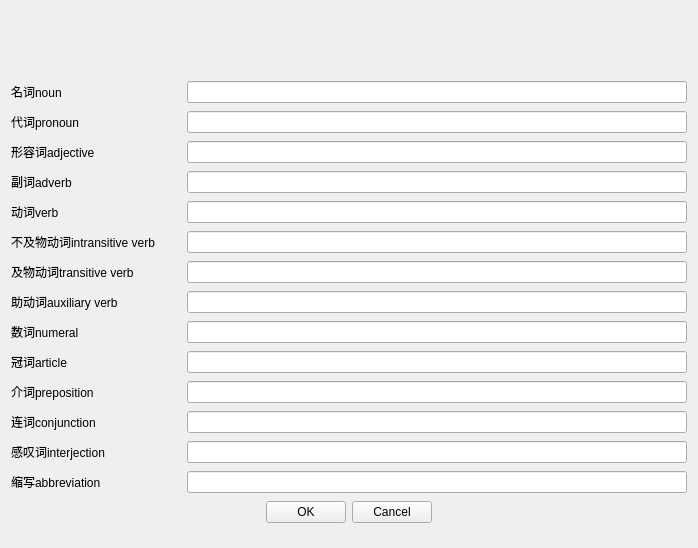
<?xml version="1.0" encoding="UTF-8"?>
<ui version="4.0">
 <class>Form</class>
 <widget class="QWidget" name="Form">
  <property name="geometry">
   <rect>
    <x>0</x>
    <y>0</y>
    <width>698</width>
    <height>548</height>
   </rect>
  </property>
  <property name="minimumSize">
   <size>
    <width>600</width>
    <height>0</height>
   </size>
  </property>
  <property name="windowTitle">
   <string>编辑: 词性/词意</string>
  </property>
  <property name="windowIcon">
   <iconset resource="icon_Trandict.qrc">
    <normaloff>:/icon/icon_Trandict.png</normaloff>:/icon/icon_Trandict.png</iconset>
  </property>
  <property name="toolTip">
   <string>&lt;html&gt;&lt;head/&gt;&lt;body&gt;&lt;p&gt;编辑: 词性/词意&lt;/p&gt;&lt;/body&gt;&lt;/html&gt;</string>
  </property>
  <layout class="QHBoxLayout" name="horizontalLayout_16">
   <item>
    <layout class="QVBoxLayout" name="verticalLayout">
     <item>
      <widget class="QTextBrowser" name="qqqVocab">
       <property name="minimumSize">
        <size>
         <width>0</width>
         <height>60</height>
        </size>
       </property>
       <property name="maximumSize">
        <size>
         <width>16777215</width>
         <height>60</height>
        </size>
       </property>
       <property name="font">
        <font>
         <family>Adobe 黑体 Std R</family>
         <pointsize>20</pointsize>
        </font>
       </property>
       <property name="styleSheet">
        <string notr="true">background-color:rgba(255, 255, 255, 0)</string>
       </property>
       <property name="html">
        <string>&lt;!DOCTYPE HTML PUBLIC &quot;-//W3C//DTD HTML 4.0//EN&quot; &quot;http://www.w3.org/TR/REC-html40/strict.dtd&quot;&gt;
&lt;html&gt;&lt;head&gt;&lt;meta name=&quot;qrichtext&quot; content=&quot;1&quot; /&gt;&lt;style type=&quot;text/css&quot;&gt;
p, li { white-space: pre-wrap; }
&lt;/style&gt;&lt;/head&gt;&lt;body style=&quot; font-family:'Adobe 黑体 Std R'; font-size:20pt; font-weight:400; font-style:normal;&quot;&gt;
&lt;p style=&quot;-qt-paragraph-type:empty; margin-top:0px; margin-bottom:0px; margin-left:0px; margin-right:0px; -qt-block-indent:0; text-indent:0px; font-family:'SimSun'; font-size:15pt;&quot;&gt;&lt;br /&gt;&lt;/p&gt;&lt;/body&gt;&lt;/html&gt;</string>
       </property>
      </widget>
     </item>
     <item>
      <layout class="QHBoxLayout" name="horizontalLayout">
       <item>
        <widget class="QLabel" name="label">
         <property name="minimumSize">
          <size>
           <width>170</width>
           <height>0</height>
          </size>
         </property>
         <property name="maximumSize">
          <size>
           <width>170</width>
           <height>16777215</height>
          </size>
         </property>
         <property name="text">
          <string>名词noun</string>
         </property>
        </widget>
       </item>
       <item>
        <widget class="QLineEdit" name="qqqN"/>
       </item>
      </layout>
     </item>
     <item>
      <layout class="QHBoxLayout" name="horizontalLayout_2">
       <item>
        <widget class="QLabel" name="label_2">
         <property name="minimumSize">
          <size>
           <width>170</width>
           <height>0</height>
          </size>
         </property>
         <property name="maximumSize">
          <size>
           <width>170</width>
           <height>16777215</height>
          </size>
         </property>
         <property name="text">
          <string>代词pronoun</string>
         </property>
        </widget>
       </item>
       <item>
        <widget class="QLineEdit" name="qqqPron"/>
       </item>
      </layout>
     </item>
     <item>
      <layout class="QHBoxLayout" name="horizontalLayout_3">
       <item>
        <widget class="QLabel" name="label_3">
         <property name="minimumSize">
          <size>
           <width>170</width>
           <height>0</height>
          </size>
         </property>
         <property name="maximumSize">
          <size>
           <width>170</width>
           <height>16777215</height>
          </size>
         </property>
         <property name="text">
          <string>形容词adjective</string>
         </property>
        </widget>
       </item>
       <item>
        <widget class="QLineEdit" name="qqqAdj"/>
       </item>
      </layout>
     </item>
     <item>
      <layout class="QHBoxLayout" name="horizontalLayout_4">
       <item>
        <widget class="QLabel" name="label_4">
         <property name="minimumSize">
          <size>
           <width>170</width>
           <height>0</height>
          </size>
         </property>
         <property name="maximumSize">
          <size>
           <width>170</width>
           <height>16777215</height>
          </size>
         </property>
         <property name="text">
          <string>副词adverb</string>
         </property>
        </widget>
       </item>
       <item>
        <widget class="QLineEdit" name="qqqAdv"/>
       </item>
      </layout>
     </item>
     <item>
      <layout class="QHBoxLayout" name="horizontalLayout_5">
       <item>
        <widget class="QLabel" name="label_5">
         <property name="minimumSize">
          <size>
           <width>170</width>
           <height>0</height>
          </size>
         </property>
         <property name="maximumSize">
          <size>
           <width>170</width>
           <height>16777215</height>
          </size>
         </property>
         <property name="text">
          <string>动词verb</string>
         </property>
        </widget>
       </item>
       <item>
        <widget class="QLineEdit" name="qqqV"/>
       </item>
      </layout>
     </item>
     <item>
      <layout class="QHBoxLayout" name="horizontalLayout_6">
       <item>
        <widget class="QLabel" name="label_6">
         <property name="minimumSize">
          <size>
           <width>170</width>
           <height>0</height>
          </size>
         </property>
         <property name="maximumSize">
          <size>
           <width>170</width>
           <height>16777215</height>
          </size>
         </property>
         <property name="text">
          <string>不及物动词intransitive verb</string>
         </property>
        </widget>
       </item>
       <item>
        <widget class="QLineEdit" name="qqqVi"/>
       </item>
      </layout>
     </item>
     <item>
      <layout class="QHBoxLayout" name="horizontalLayout_7">
       <item>
        <widget class="QLabel" name="label_7">
         <property name="minimumSize">
          <size>
           <width>170</width>
           <height>0</height>
          </size>
         </property>
         <property name="maximumSize">
          <size>
           <width>170</width>
           <height>16777215</height>
          </size>
         </property>
         <property name="text">
          <string>及物动词transitive verb</string>
         </property>
        </widget>
       </item>
       <item>
        <widget class="QLineEdit" name="qqqVt"/>
       </item>
      </layout>
     </item>
     <item>
      <layout class="QHBoxLayout" name="horizontalLayout_8">
       <item>
        <widget class="QLabel" name="label_8">
         <property name="minimumSize">
          <size>
           <width>170</width>
           <height>0</height>
          </size>
         </property>
         <property name="maximumSize">
          <size>
           <width>170</width>
           <height>16777215</height>
          </size>
         </property>
         <property name="text">
          <string>助动词auxiliary verb</string>
         </property>
        </widget>
       </item>
       <item>
        <widget class="QLineEdit" name="qqqAux"/>
       </item>
      </layout>
     </item>
     <item>
      <layout class="QHBoxLayout" name="horizontalLayout_9">
       <item>
        <widget class="QLabel" name="label_9">
         <property name="minimumSize">
          <size>
           <width>170</width>
           <height>0</height>
          </size>
         </property>
         <property name="maximumSize">
          <size>
           <width>170</width>
           <height>16777215</height>
          </size>
         </property>
         <property name="text">
          <string>数词numeral</string>
         </property>
        </widget>
       </item>
       <item>
        <widget class="QLineEdit" name="qqqNum"/>
       </item>
      </layout>
     </item>
     <item>
      <layout class="QHBoxLayout" name="horizontalLayout_10">
       <item>
        <widget class="QLabel" name="label_10">
         <property name="minimumSize">
          <size>
           <width>170</width>
           <height>0</height>
          </size>
         </property>
         <property name="maximumSize">
          <size>
           <width>170</width>
           <height>16777215</height>
          </size>
         </property>
         <property name="text">
          <string>冠词article</string>
         </property>
        </widget>
       </item>
       <item>
        <widget class="QLineEdit" name="qqqArt"/>
       </item>
      </layout>
     </item>
     <item>
      <layout class="QHBoxLayout" name="horizontalLayout_11">
       <item>
        <widget class="QLabel" name="label_11">
         <property name="minimumSize">
          <size>
           <width>170</width>
           <height>0</height>
          </size>
         </property>
         <property name="maximumSize">
          <size>
           <width>170</width>
           <height>16777215</height>
          </size>
         </property>
         <property name="text">
          <string>介词preposition</string>
         </property>
        </widget>
       </item>
       <item>
        <widget class="QLineEdit" name="qqqPrep"/>
       </item>
      </layout>
     </item>
     <item>
      <layout class="QHBoxLayout" name="horizontalLayout_12">
       <item>
        <widget class="QLabel" name="label_12">
         <property name="minimumSize">
          <size>
           <width>170</width>
           <height>0</height>
          </size>
         </property>
         <property name="maximumSize">
          <size>
           <width>170</width>
           <height>16777215</height>
          </size>
         </property>
         <property name="text">
          <string>连词conjunction</string>
         </property>
        </widget>
       </item>
       <item>
        <widget class="QLineEdit" name="qqqConj"/>
       </item>
      </layout>
     </item>
     <item>
      <layout class="QHBoxLayout" name="horizontalLayout_13">
       <item>
        <widget class="QLabel" name="label_13">
         <property name="minimumSize">
          <size>
           <width>170</width>
           <height>0</height>
          </size>
         </property>
         <property name="maximumSize">
          <size>
           <width>170</width>
           <height>16777215</height>
          </size>
         </property>
         <property name="text">
          <string>感叹词interjection</string>
         </property>
        </widget>
       </item>
       <item>
        <widget class="QLineEdit" name="qqqInt"/>
       </item>
      </layout>
     </item>
     <item>
      <layout class="QHBoxLayout" name="horizontalLayout_14">
       <item>
        <widget class="QLabel" name="label_14">
         <property name="minimumSize">
          <size>
           <width>170</width>
           <height>0</height>
          </size>
         </property>
         <property name="maximumSize">
          <size>
           <width>170</width>
           <height>16777215</height>
          </size>
         </property>
         <property name="text">
          <string>缩写abbreviation</string>
         </property>
        </widget>
       </item>
       <item>
        <widget class="QLineEdit" name="qqqAbb"/>
       </item>
      </layout>
     </item>
     <item>
      <layout class="QHBoxLayout" name="horizontalLayout_18">
       <item>
        <spacer name="horizontalSpacer_2">
         <property name="orientation">
          <enum>Qt::Horizontal</enum>
         </property>
         <property name="sizeHint" stdset="0">
          <size>
           <width>40</width>
           <height>20</height>
          </size>
         </property>
        </spacer>
       </item>
       <item>
        <widget class="QPushButton" name="qqqButtonOK">
         <property name="text">
          <string>OK</string>
         </property>
        </widget>
       </item>
       <item>
        <widget class="QPushButton" name="qqqButtonC">
         <property name="text">
          <string>Cancel</string>
         </property>
        </widget>
       </item>
       <item>
        <spacer name="horizontalSpacer">
         <property name="orientation">
          <enum>Qt::Horizontal</enum>
         </property>
         <property name="sizeHint" stdset="0">
          <size>
           <width>40</width>
           <height>20</height>
          </size>
         </property>
        </spacer>
       </item>
      </layout>
     </item>
    </layout>
   </item>
  </layout>
 </widget>
 <resources>
  <include location="icon_Trandict.qrc"/>
 </resources>
 <connections/>
</ui>
